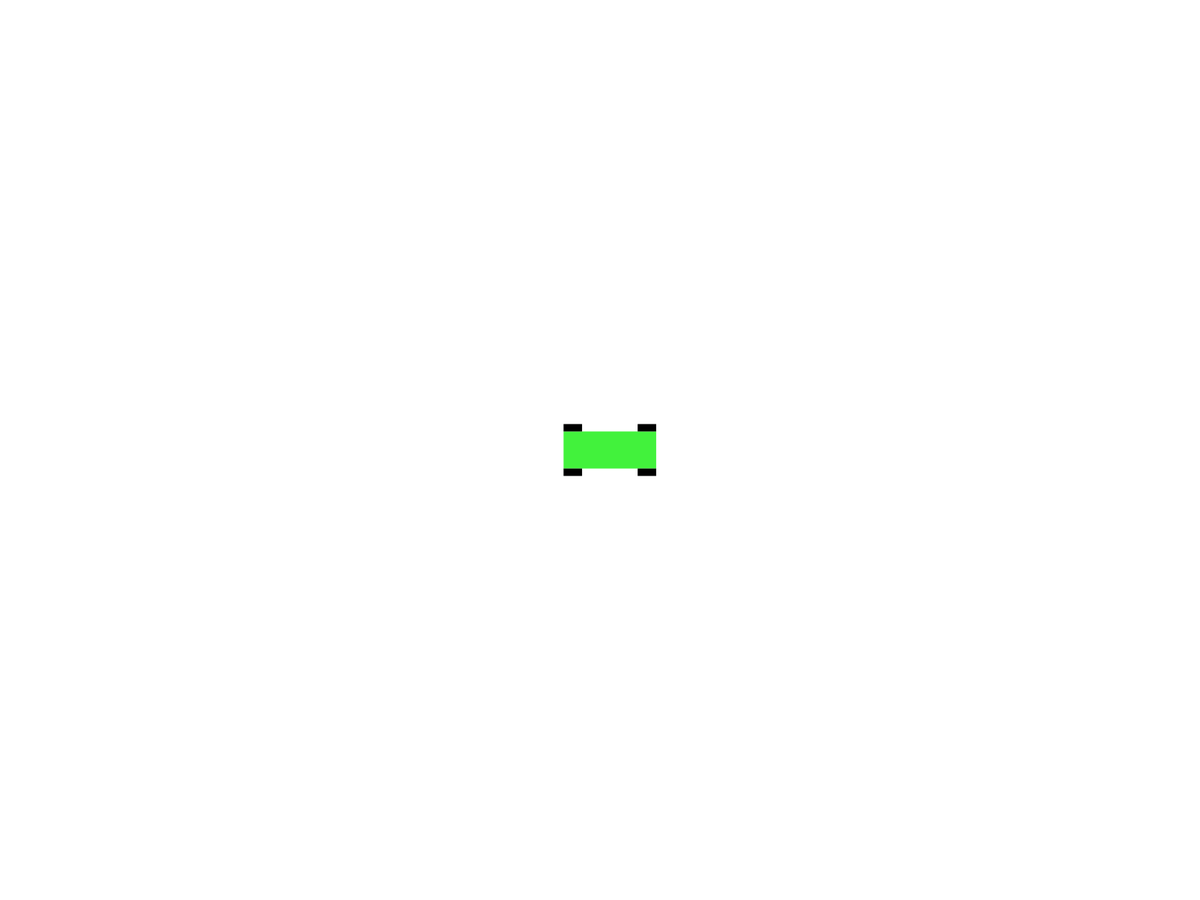
Frame 1 (no input)
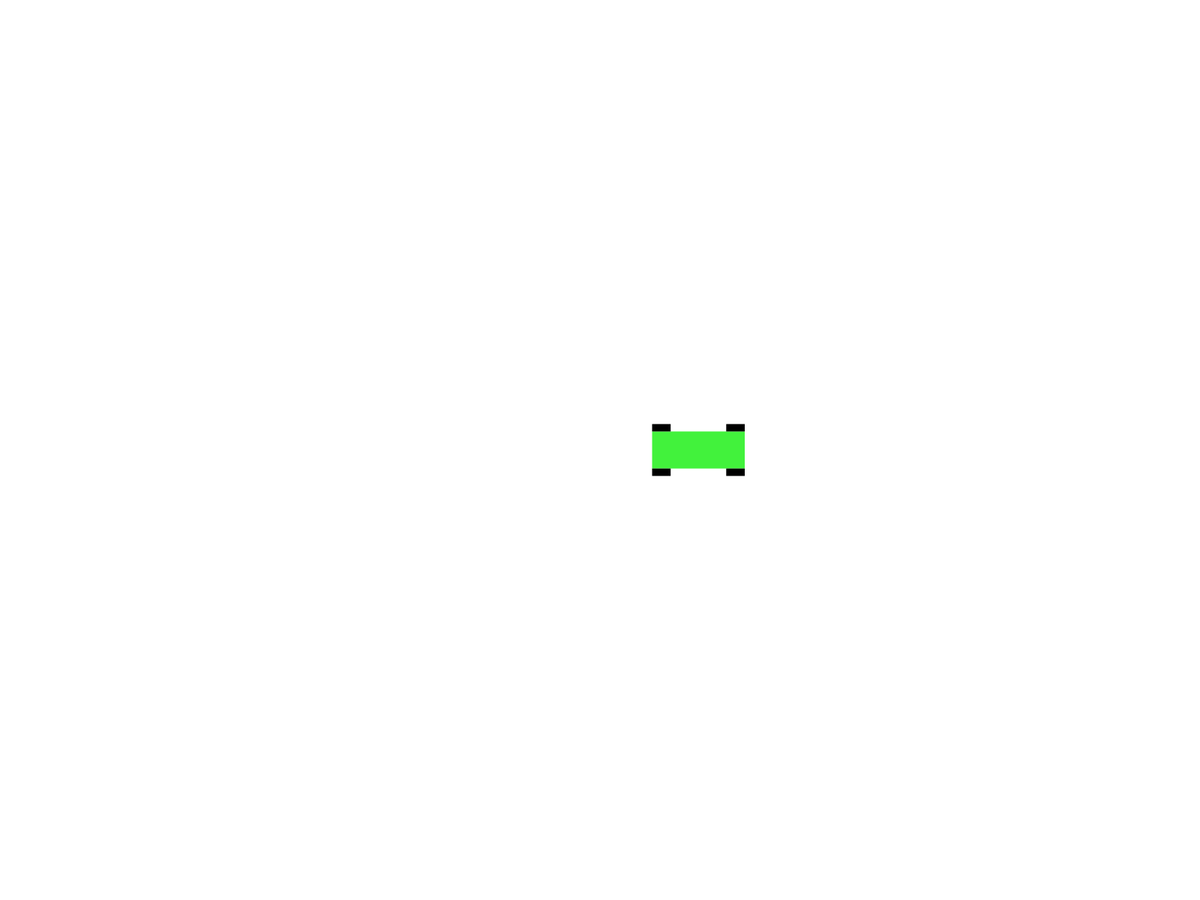
Frame 60 (the mouse pressed at the canvas centre just before this capture)
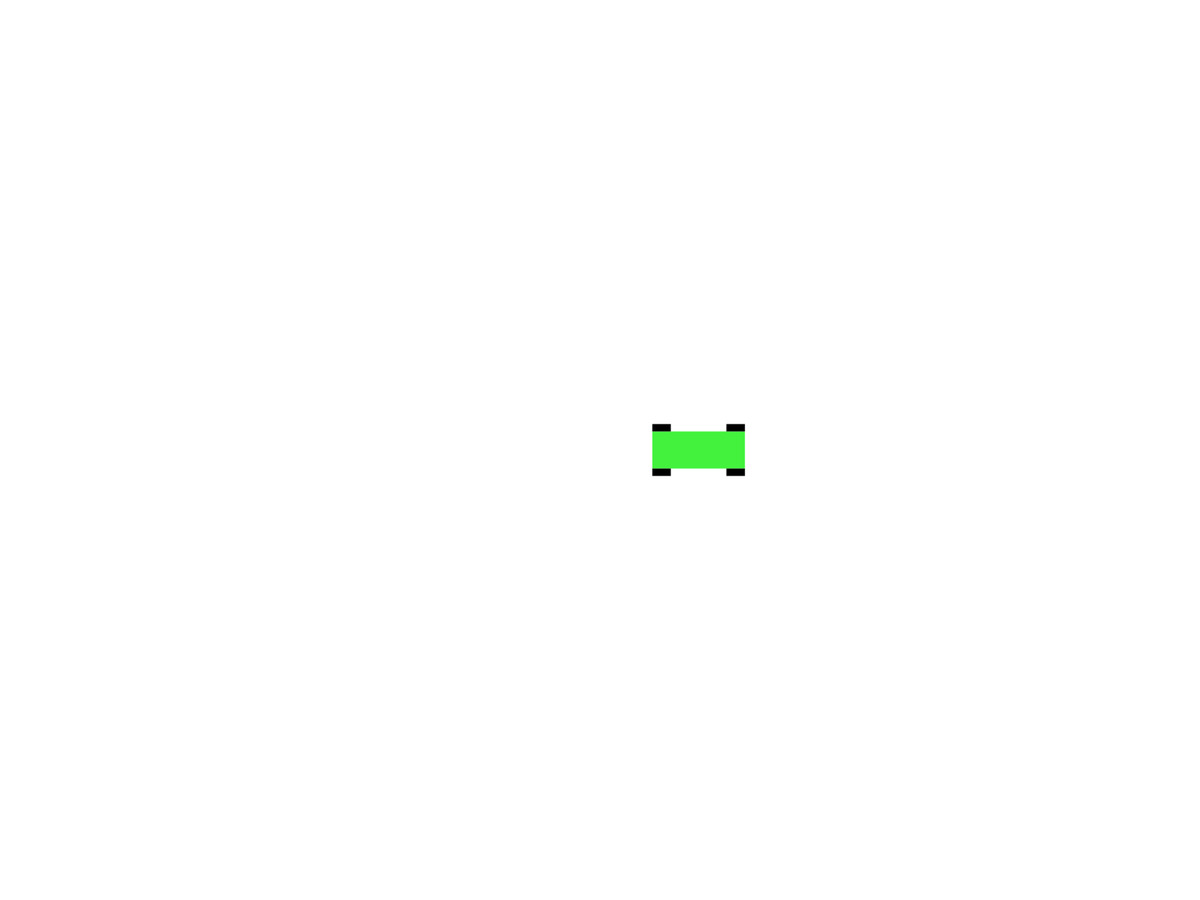
Frame 120 (the mouse held since frame 60 and released just before this capture)

The Processing sketch that drew these frames (run headless with seeded random() and noise(); from frame 60 on, the mouse is pressed at the canvas centre):

// Processing sketch: car_functions
// ── car_functions.pde
float posX, posY;
float carWidth, carHeight;
color carColor;
float wheelWidth, wheelHeight;
float acceleration;
float velocity;
float speed;

void setup() {
  fullScreen();
  rectMode(CENTER);
  carSetup();
}

void draw() {
  background(255);
  moveCarInteractive();
  drawCar();
  drawWheels();
  checkEdge();
}

void keyPressed() {
  addForce(5);
}

void carSetup(){
  posX = width/2;
  posY = height/2;
  carWidth = random(75, 150);
  carHeight = carWidth/2.5;
  carColor = color(random(255), random(255), random(255));
  wheelWidth = carWidth * .2;
  wheelHeight = wheelWidth/2.5;
  velocity = 0;
  acceleration = random(2, 15);
  speed = acceleration;
}

void drawCar() {
  fill(carColor);
  noStroke();
  rect(posX, posY, carWidth, carHeight);
}

void drawWheels() {
  fill(0);
  //left top wheel
  rect(posX-carWidth/2 + wheelWidth/2, posY - carHeight/2-wheelHeight/2, wheelWidth, wheelHeight);
  //right top wheel
  rect(posX+carWidth/2 - wheelWidth/2, posY - carHeight/2-wheelHeight/2, wheelWidth, wheelHeight);
  //left bottom wheel
  rect(posX-carWidth/2 + wheelWidth/2, posY + carHeight/2+wheelHeight/2, wheelWidth, wheelHeight);
  //right bottom wheel
  rect(posX+carWidth/2 - wheelWidth/2, posY + carHeight/2+wheelHeight/2, wheelWidth, wheelHeight);
}

void addForce(float force){
 acceleration += force;
}

void moveCarInteractive() {
  velocity += acceleration;
  posX += velocity;
  velocity *= .9;
  acceleration *=0;
}

void moveCar() {
  posX += acceleration;
}

void checkEdge() {
  if (posX > width+carWidth/2) {
    posX = -carWidth/2;
  }
}
